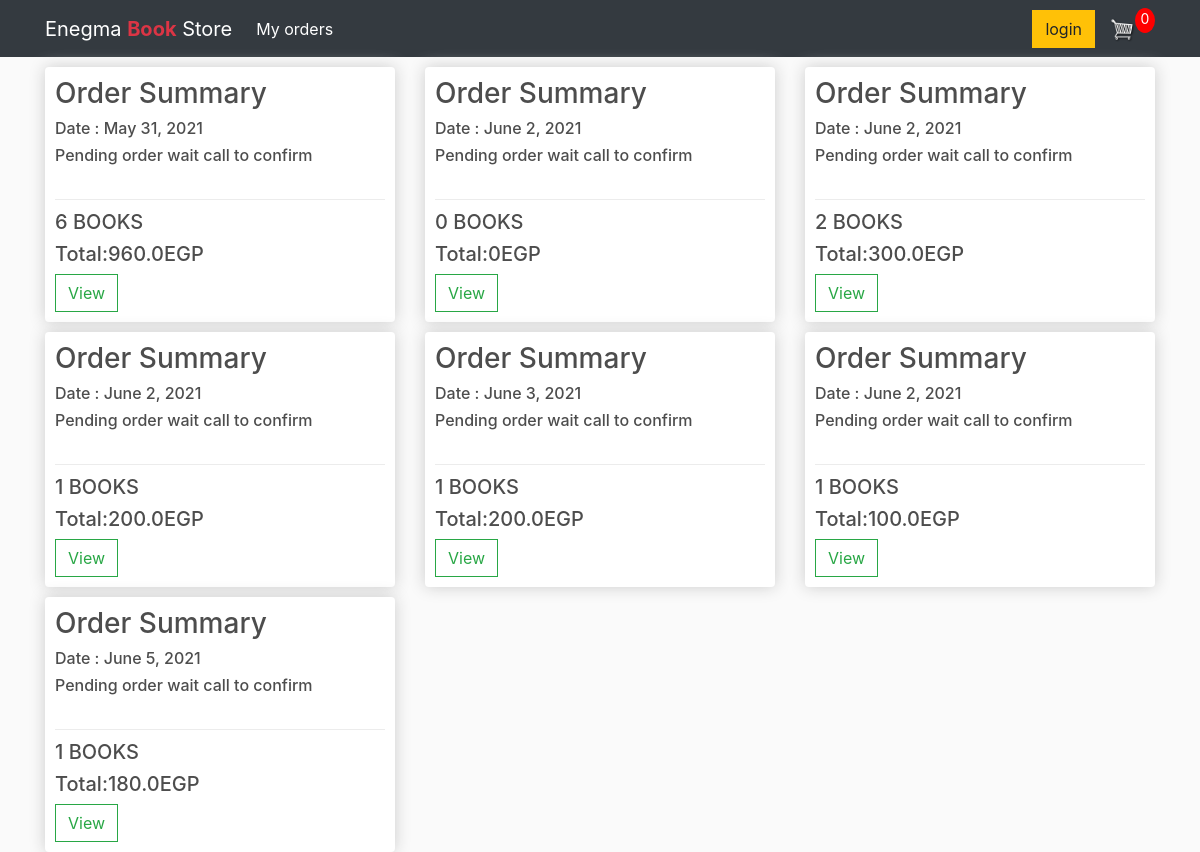
The app's page /myorderdashboard/1 with its own data.
### library/models.py (models this page shows, shortened)
class UserOrder(models.Model):
    user = models.ForeignKey(LibraryUser, on_delete=models.CASCADE)
    address = models.ForeignKey(UserAddress, on_delete=models.CASCADE,blank=True,null=True)
    ordered_date = models.DateTimeField(auto_now_add=True)
    completed=models.BooleanField(default=False)
    date=models.DateField(auto_now_add=True,blank=True,null=True)
    @property
    def get_cart_total(self):
        OrderItems=self.orderitems_set.all()
        total = sum([item.get_total for item in OrderItems])
        return total
    @property
    def get_cart_items(self):
        OrderItems=self.orderitems_set.all()
        total= sum([item.quantity for item in OrderItems])
        return total

class OrderItems(models.Model):
    order = models.ForeignKey(UserOrder, on_delete=models.CASCADE)
    book = models.ForeignKey(Book, on_delete=models.CASCADE)
    quantity = models.IntegerField(null=True ,blank=True,default=0)
    total_price = models.FloatField( null=True,blank=True,default=0)
    @property
    def get_total(self):
        total = self.quantity * self.book.price
        return total

class Book(models.Model):
    category = models.ForeignKey(BookCategory, blank=True, null=True, on_delete=models.CASCADE)
    title = models.CharField(max_length=255)
    author = models.CharField(max_length=255)
    description = models.TextField(max_length=255)
    price =  models.FloatField()
    image=models.ImageField(upload_to='photos/%y/%m/%d',blank=True)

### library/views.py (the view)
# urls.py: path('myorderdashboard/<int:pk>',views.myorderdashboard,name='myorderdashboard')
def myorderdashboard(request,pk):
    user=LibraryUser.objects.get(pk=pk)
    order=UserOrder.objects.filter(user=user,completed=True)
    context={"orders":order}
    return render(request,'myorder.html',context)

### library/context_processors.py (called while the page is built)
def getcart(request):
    categ= BookCategory.objects.all()
    if request.user.is_authenticated:
        user = request.user
        order,created=UserOrder.objects.get_or_create(user=user,completed=False)
        items=order.orderitems_set.all()
        cartItems=order.get_cart_items
        useradddres=UserAddress.objects.filter(user=request.user)
    else:
        items=[]
        order = {'get_cart_total':0,'get_cart_items':0}
        cartItems=0
        useradddres=[]
    return {"items":items,"order":order,"cartItems":cartItems,"useradddres":useradddres,"category":categ}

### templates/myorder.html
{% extends 'main.html'%} {% block content%}
<div class="container">
  <div class="row">
      {%for order in orders%}
    <div class="col-lg-4">
      <div class="box-element">
        <h3>Order Summary</h3>
        <h6>Date : {{order.date}}</h6>
        <h6>Pending order wait call to confirm</h6>
        <div class="cart-row">
          <div style="flex: 2"><p>{{order.OrderItems.book.title}}</p></div>
          <div style="flex: 1"><p>{{item.item.get_total}}</p></div>
          <div style="flex: 1"><p>{{item.item.quantity}}</p></div>
        </div>
        <h5>{{order.get_cart_items}} BOOKS</h5>
        <h5>Total:{{order.get_cart_total}}EGP</h5>
        <a
          class="btn btn-outline-success"
          href="{% url 'myorderdetail' order.id %}"
          >View</a
        >
      </div>
    </div>
    {%endfor%}
  </div>
</div>
{%endblock%}

### pro/static/css/style.css (style rules this page uses)
:root { --pri-color: #0a0a0a; --sec-color: #c2412f; --text-color: #d0dddd; }
body { background-color: hsl(0, 0%, 98%); }
h1, h2, h3, h4, h5, h6 { color: hsl(0, 0%, 30%); }
.box-element { box-shadow: hsl(0, 0%, 80%) 0 0 16px; background-color: #fff; border-radius: 4px; padding: 10px; }
.col-lg-4, .col-lg-6, .col-lg-8, .col-lg-12 { margin-top: 10px; }
.btn { border-radius: 0; }
.cart-row { display: flex; align-items: flex-stretch; padding-bottom: 10px; margin-bottom: 10px; border-bottom: 1px solid #ececec; }

### records on screen
UserOrder: date "May 31, 2021", get_cart_items "6", get_cart_total "960.0"
UserOrder: date "June 2, 2021", get_cart_items "0", get_cart_total "0"
UserOrder: date "June 2, 2021", get_cart_items "2", get_cart_total "300.0"
UserOrder: date "June 2, 2021", get_cart_items "1", get_cart_total "200.0"
UserOrder: date "June 3, 2021", get_cart_items "1", get_cart_total "200.0"
UserOrder: date "June 2, 2021", get_cart_items "1", get_cart_total "100.0"
UserOrder: date "June 5, 2021", get_cart_items "1", get_cart_total "180.0"

### other values on screen
{{ cartItems }} "0"
